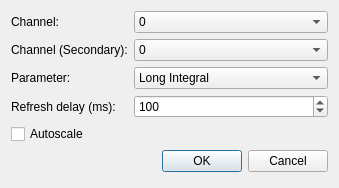
<?xml version="1.0" encoding="UTF-8"?>
<ui version="4.0">
 <class>DialogSortedPairPlotConfig</class>
 <widget class="QDialog" name="DialogSortedPairPlotConfig">
  <property name="geometry">
   <rect>
    <x>0</x>
    <y>0</y>
    <width>338</width>
    <height>188</height>
   </rect>
  </property>
  <property name="windowTitle">
   <string>Sorted Pair Plot Configuration</string>
  </property>
  <layout class="QFormLayout" name="formLayout">
   <item row="0" column="0">
    <widget class="QLabel" name="labelChannel">
     <property name="text">
      <string>Channel:</string>
     </property>
    </widget>
   </item>
   <item row="0" column="1">
    <widget class="QComboBox" name="comboBoxChannel">
     <item>
      <property name="text">
       <string>0</string>
      </property>
     </item>
     <item>
      <property name="text">
       <string>1</string>
      </property>
     </item>
     <item>
      <property name="text">
       <string>2</string>
      </property>
     </item>
     <item>
      <property name="text">
       <string>3</string>
      </property>
     </item>
     <item>
      <property name="text">
       <string>4</string>
      </property>
     </item>
     <item>
      <property name="text">
       <string>5</string>
      </property>
     </item>
     <item>
      <property name="text">
       <string>6</string>
      </property>
     </item>
     <item>
      <property name="text">
       <string>7</string>
      </property>
     </item>
     <item>
      <property name="text">
       <string>8</string>
      </property>
     </item>
     <item>
      <property name="text">
       <string>9</string>
      </property>
     </item>
     <item>
      <property name="text">
       <string>10</string>
      </property>
     </item>
     <item>
      <property name="text">
       <string>11</string>
      </property>
     </item>
     <item>
      <property name="text">
       <string>12</string>
      </property>
     </item>
     <item>
      <property name="text">
       <string>13</string>
      </property>
     </item>
     <item>
      <property name="text">
       <string>14</string>
      </property>
     </item>
     <item>
      <property name="text">
       <string>15</string>
      </property>
     </item>
     <item>
      <property name="text">
       <string>16</string>
      </property>
     </item>
     <item>
      <property name="text">
       <string>17</string>
      </property>
     </item>
     <item>
      <property name="text">
       <string>18</string>
      </property>
     </item>
     <item>
      <property name="text">
       <string>19</string>
      </property>
     </item>
     <item>
      <property name="text">
       <string>20</string>
      </property>
     </item>
     <item>
      <property name="text">
       <string>21</string>
      </property>
     </item>
     <item>
      <property name="text">
       <string>22</string>
      </property>
     </item>
     <item>
      <property name="text">
       <string>23</string>
      </property>
     </item>
     <item>
      <property name="text">
       <string>24</string>
      </property>
     </item>
     <item>
      <property name="text">
       <string>25</string>
      </property>
     </item>
     <item>
      <property name="text">
       <string>26</string>
      </property>
     </item>
     <item>
      <property name="text">
       <string>27</string>
      </property>
     </item>
     <item>
      <property name="text">
       <string>28</string>
      </property>
     </item>
     <item>
      <property name="text">
       <string>29</string>
      </property>
     </item>
     <item>
      <property name="text">
       <string>30</string>
      </property>
     </item>
     <item>
      <property name="text">
       <string>31</string>
      </property>
     </item>
    </widget>
   </item>
   <item row="2" column="1">
    <widget class="QComboBox" name="comboBoxChannelSecondary">
     <item>
      <property name="text">
       <string>0</string>
      </property>
     </item>
     <item>
      <property name="text">
       <string>1</string>
      </property>
     </item>
     <item>
      <property name="text">
       <string>2</string>
      </property>
     </item>
     <item>
      <property name="text">
       <string>3</string>
      </property>
     </item>
     <item>
      <property name="text">
       <string>4</string>
      </property>
     </item>
     <item>
      <property name="text">
       <string>5</string>
      </property>
     </item>
     <item>
      <property name="text">
       <string>6</string>
      </property>
     </item>
     <item>
      <property name="text">
       <string>7</string>
      </property>
     </item>
     <item>
      <property name="text">
       <string>8</string>
      </property>
     </item>
     <item>
      <property name="text">
       <string>9</string>
      </property>
     </item>
     <item>
      <property name="text">
       <string>10</string>
      </property>
     </item>
     <item>
      <property name="text">
       <string>11</string>
      </property>
     </item>
     <item>
      <property name="text">
       <string>12</string>
      </property>
     </item>
     <item>
      <property name="text">
       <string>13</string>
      </property>
     </item>
     <item>
      <property name="text">
       <string>14</string>
      </property>
     </item>
     <item>
      <property name="text">
       <string>15</string>
      </property>
     </item>
     <item>
      <property name="text">
       <string>16</string>
      </property>
     </item>
     <item>
      <property name="text">
       <string>17</string>
      </property>
     </item>
     <item>
      <property name="text">
       <string>18</string>
      </property>
     </item>
     <item>
      <property name="text">
       <string>19</string>
      </property>
     </item>
     <item>
      <property name="text">
       <string>20</string>
      </property>
     </item>
     <item>
      <property name="text">
       <string>21</string>
      </property>
     </item>
     <item>
      <property name="text">
       <string>22</string>
      </property>
     </item>
     <item>
      <property name="text">
       <string>23</string>
      </property>
     </item>
     <item>
      <property name="text">
       <string>24</string>
      </property>
     </item>
     <item>
      <property name="text">
       <string>25</string>
      </property>
     </item>
     <item>
      <property name="text">
       <string>26</string>
      </property>
     </item>
     <item>
      <property name="text">
       <string>27</string>
      </property>
     </item>
     <item>
      <property name="text">
       <string>28</string>
      </property>
     </item>
     <item>
      <property name="text">
       <string>29</string>
      </property>
     </item>
     <item>
      <property name="text">
       <string>30</string>
      </property>
     </item>
     <item>
      <property name="text">
       <string>31</string>
      </property>
     </item>
    </widget>
   </item>
   <item row="3" column="0">
    <widget class="QLabel" name="labelParameter">
     <property name="text">
      <string>Parameter:</string>
     </property>
    </widget>
   </item>
   <item row="3" column="1">
    <widget class="QComboBox" name="comboBoxParameter">
     <item>
      <property name="text">
       <string>Long Integral</string>
      </property>
     </item>
     <item>
      <property name="text">
       <string>Short Integral</string>
      </property>
     </item>
     <item>
      <property name="text">
       <string>Pulse Shape Factor Projection</string>
      </property>
     </item>
     <item>
      <property name="text">
       <string>Filtered PSD Factor</string>
      </property>
     </item>
     <item>
      <property name="text">
       <string>Baseline</string>
      </property>
     </item>
     <item>
      <property name="text">
       <string>Time of CFD Crossing</string>
      </property>
     </item>
     <item>
      <property name="text">
       <string>CFD Delta (Prev Channel)</string>
      </property>
     </item>
     <item>
      <property name="text">
       <string>Max Value</string>
      </property>
     </item>
     <item>
      <property name="text">
       <string>Min Value</string>
      </property>
     </item>
     <item>
      <property name="text">
       <string>Time of Max</string>
      </property>
     </item>
     <item>
      <property name="text">
       <string>Time of Min</string>
      </property>
     </item>
     <item>
      <property name="text">
       <string>Half-Rise Value</string>
      </property>
     </item>
     <item>
      <property name="text">
       <string>Time of Half-Rise</string>
      </property>
     </item>
     <item>
      <property name="text">
       <string>Temperature</string>
      </property>
     </item>
     <item>
      <property name="text">
       <string>Seconds from First Event</string>
      </property>
     </item>
     <item>
      <property name="text">
       <string>Time of Flight</string>
      </property>
     </item>
     <item>
      <property name="text">
       <string>Custom Variable 1</string>
      </property>
     </item>
     <item>
      <property name="text">
       <string>Custom Variable 2</string>
      </property>
     </item>
     <item>
      <property name="text">
       <string>Custom Variable 3</string>
      </property>
     </item>
     <item>
      <property name="text">
       <string>Custom Variable 4</string>
      </property>
     </item>
     <item>
      <property name="text">
       <string>Custom Variable 5</string>
      </property>
     </item>
    </widget>
   </item>
   <item row="5" column="0">
    <widget class="QLabel" name="labelRefreshDelay">
     <property name="text">
      <string>Refresh delay (ms):</string>
     </property>
    </widget>
   </item>
   <item row="7" column="0">
    <widget class="QCheckBox" name="checkBoxAutoscale">
     <property name="text">
      <string>Autoscale</string>
     </property>
    </widget>
   </item>
   <item row="8" column="0" colspan="2">
    <widget class="QDialogButtonBox" name="buttonBox">
     <property name="orientation">
      <enum>Qt::Horizontal</enum>
     </property>
     <property name="standardButtons">
      <set>QDialogButtonBox::Cancel|QDialogButtonBox::Ok</set>
     </property>
    </widget>
   </item>
   <item row="2" column="0">
    <widget class="QLabel" name="labelChannelSec">
     <property name="text">
      <string>Channel (Secondary):</string>
     </property>
    </widget>
   </item>
   <item row="5" column="1">
    <widget class="QSpinBox" name="spinBoxDelay">
     <property name="maximum">
      <number>1000</number>
     </property>
     <property name="singleStep">
      <number>10</number>
     </property>
     <property name="value">
      <number>100</number>
     </property>
    </widget>
   </item>
  </layout>
 </widget>
 <tabstops>
  <tabstop>comboBoxChannel</tabstop>
  <tabstop>comboBoxChannelSecondary</tabstop>
  <tabstop>comboBoxParameter</tabstop>
  <tabstop>spinBoxDelay</tabstop>
  <tabstop>checkBoxAutoscale</tabstop>
  <tabstop>buttonBox</tabstop>
 </tabstops>
 <resources/>
 <connections>
  <connection>
   <sender>buttonBox</sender>
   <signal>accepted()</signal>
   <receiver>DialogSortedPairPlotConfig</receiver>
   <slot>accept()</slot>
   <hints>
    <hint type="sourcelabel">
     <x>257</x>
     <y>176</y>
    </hint>
    <hint type="destinationlabel">
     <x>157</x>
     <y>185</y>
    </hint>
   </hints>
  </connection>
  <connection>
   <sender>buttonBox</sender>
   <signal>rejected()</signal>
   <receiver>DialogSortedPairPlotConfig</receiver>
   <slot>reject()</slot>
   <hints>
    <hint type="sourcelabel">
     <x>287</x>
     <y>176</y>
    </hint>
    <hint type="destinationlabel">
     <x>286</x>
     <y>185</y>
    </hint>
   </hints>
  </connection>
 </connections>
</ui>
